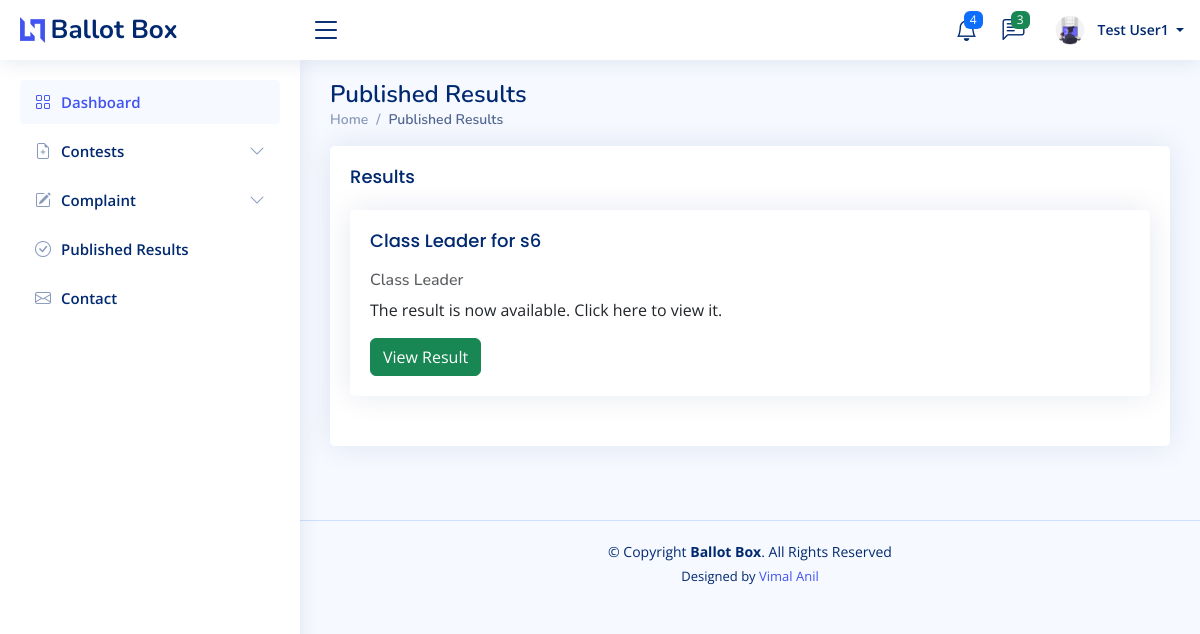
/user/publishedresult.php (signed in), run on the app's committed database.
### tables this page shows
CREATE TABLE `registration` (
  `full_name` varchar(50) NOT NULL,
  `email` varchar(50) NOT NULL,
  `phn` varchar(30) NOT NULL,
  `admno` int(20) NOT NULL,
  `course` varchar(10) NOT NULL,
  `sem` int(20) NOT NULL,
  `roll_no` int(50) NOT NULL,
  `img` varchar(100) NOT NULL DEFAULT 'default.png'
);

CREATE TABLE `contest` (
  `cid` int(30) NOT NULL,
  `cname` varchar(30) NOT NULL,
  `desig` varchar(50) NOT NULL,
  `date` varchar(20) NOT NULL,
  `stime` varchar(20) NOT NULL,
  `etime` varchar(30) NOT NULL,
  `ins` varchar(5000) NOT NULL,
  `status` int(30) NOT NULL DEFAULT 1,
  `pstatus` varchar(1) DEFAULT '0',
  `result_status` varchar(30) NOT NULL DEFAULT '0'
);

### connect.php (called while the page is built, shortened)
<?php
$dbname="onlinevoting";
$conn=mysqli_connect("localhost","root","",$dbname);
function select_data($sql)
{
  global $conn;
  $res = mysqli_query($conn, $sql);
  if ($res)
    return $res;
  else
    return False;
}
?>

### user/publishedresult.php (the view, shortened to what this page needs)
<?php
require('header.php');
$email = $_SESSION['email'];
?>
<main id="main" class="main">
  <div class="pagetitle">
    <h1>Published Results</h1>
    <nav>
      <ol class="breadcrumb">
        <li class="breadcrumb-item"><a href="index.html">Home</a></li>
        <li class="breadcrumb-item active">Published Results</li>
      </ol>
    </nav>
  </div>
  <section class="section dashboard">
    <div class="row">
      <section class="section">
        <div class="row">
          <div class="col-lg-12">
            <div class="card">
              <div class="card-body">
                <h5 class="card-title">
                  Results
                </h5>
                <?php
$sql1 = "SELECT * FROM `registration` WHERE email = '$email' ";
$data1 = select_data($sql1);
$row1 = mysqli_fetch_assoc($data1);
$admno = $row1['admno'];
$time = date("H");
$date = date("Y-m-d");
 $sql = "SELECT * FROM `contest` WHERE ((date='$date' and etime<$time) or date<'$date') AND cid IN (SELECT cid FROM electoralroll WHERE admno = '$admno') OR (cid IN (SELECT cid FROM electoralroll WHERE candidateid != 0 AND admno ='$admno'))";
$data = select_data($sql);
while ($row = mysqli_fetch_assoc($data)) {
   $result_status = $row['result_status'];
                        if ($result_status == 0) {
  ?>
          <div class="card">
            <div class="card-body">
              <h5 class="card-title"><?php echo $row['cname']; ?></h5>
              <h6 class="card-subtitle mb-2 text-muted"><?php echo $row['desig']; ?></h6>
              <p class="card-text">The result is still counting.please wait.</p>
              <button class="btn btn-primary" type="button" disabled>
                              <span class="spinner-border spinner-border-sm" role="status" aria-hidden="true"></span>
                              Processing...
                            </button>
            </div>
          </div>
          <?php  } else if ($result_status == 1) {  ?>
          <div class="card">
            <div class="card-body">
              <h5 class="card-title"><?php echo $row['cname']; ?></h5>
              <h6 class="card-subtitle mb-2 text-muted"><?php echo $row['desig']; ?></h6>
              <p class="card-text">The result is now available. Click here to view it.</p>
              <div class="btn-group">
                                <a href="viewresult.php?cid=<?php echo $row['cid']; ?>" class="btn btn-success btn-large">View
                                  Result</a>
                              </div>
            </div>
          </div>
          <?php  }
}
          ?>
              </div>
            </div>
          </div>
        </div>
      </section>
</main>

### user/header.php (shortened to what this page needs)
<?php
require ('../connect.php');
$email = $_SESSION['email'];
$sql = "SELECT * FROM `registration` WHERE email='$email'";
$data = select_data($sql);
$user = mysqli_fetch_assoc($data);
?>
<!DOCTYPE html>
<html lang="en">
<head>
  <link rel="stylesheet" href="https://stackpath.bootstrapcdn.com/bootstrap/4.5.2/css/bootstrap.min.css">
  <link href="assets/vendor/bootstrap/css/bootstrap.min.css" rel="stylesheet">
  <link href="assets/vendor/bootstrap-icons/bootstrap-icons.css" rel="stylesheet">
  <link href="assets/vendor/boxicons/css/boxicons.min.css" rel="stylesheet">
  <link href="assets/vendor/quill/quill.snow.css" rel="stylesheet">
  <link href="assets/vendor/quill/quill.bubble.css" rel="stylesheet">
  <link href="assets/vendor/remixicon/remixicon.css" rel="stylesheet">
  <link href="assets/vendor/simple-datatables/style.css" rel="stylesheet">
  <link href="assets/css/style.css" rel="stylesheet">
</head>
<body>
  <header id="header" class="header fixed-top d-flex align-items-center">
    <div class="d-flex align-items-center justify-content-between">
      <a href="index.html" class="logo d-flex align-items-center">
        <img src="assets/img/logo.png" alt="">
        <span class="d-none d-lg-block">Ballot Box</span>
      </a>
      <i class="bi bi-list toggle-sidebar-btn"></i>
    </div>
    <nav class="header-nav ms-auto">
      <ul class="d-flex align-items-center">
        <li class="nav-item dropdown">
          <a class="nav-link nav-icon" href="#" data-bs-toggle="dropdown">
            <i class="bi bi-bell"></i>
            <span class="badge bg-primary badge-number">4</span>
          </a>
        </li>
        <li class="nav-item dropdown">
          <a class="nav-link nav-icon" href="#" data-bs-toggle="dropdown">
            <i class="bi bi-chat-left-text"></i>
            <span class="badge bg-success badge-number">3</span>
          </a>
        </li>
        <li class="nav-item dropdown pe-3">
          <a class="nav-link nav-profile d-flex align-items-center pe-0" href="#" data-bs-toggle="dropdown">
            <img src="../uploads/profile/<?php echo $user['img'] ?>" alt="Profile" class="rounded-circle">
            <span class="d-none d-md-block dropdown-toggle ps-2">
              <?php echo $user['full_name']; ?>
            </span>
          </a>
        </li>
      </ul>
    </nav>
  </header>
  <aside id="sidebar" class="sidebar">
    <ul class="sidebar-nav" id="sidebar-nav">
      <li class="nav-item">
        <a class="nav-link " href="index.php">
          <i class="bi bi-grid"></i>
          <span>Dashboard</span>
        </a>
      </li>
      <li class="nav-item">
        <a class="nav-link collapsed" data-bs-target="#contestmanagment-nav" data-bs-toggle="collapse" href="#">
          <i class="bi bi-file-earmark-plus"></i><span> Contests</span><i class="bi bi-chevron-down ms-auto"></i>
        </a>
      </li>
      <li class="nav-item">
        <a class="nav-link collapsed" data-bs-target="#complaint-nav" data-bs-toggle="collapse" href="#">
          <i class="bi bi-pencil-square"></i><span> Complaint </span><i class="bi bi-chevron-down ms-auto"></i>
        </a>
      </li>
      <li class="nav-item">
        <a class="nav-link collapsed" href="publishedresult.php">
          <i class="bi bi-check-circle"></i>
          <span>Published Results </span>
        </a>
      </li>
      <li class="nav-item">
        <a class="nav-link collapsed" href="pages-contact.html">
          <i class="bi bi-envelope"></i>
          <span>Contact</span>
        </a>
      </li>
    </ul>
  </aside>

### user/assets/css/style.css (style rules this page uses)
:root { scroll-behavior: smooth; }
body { font-family: "Open Sans", sans-serif; background: #f6f9ff; color: #444444; }
a { color: #4154f1; text-decoration: none; }
h1, h2, h3, h4, h5, h6 { font-family: "Nunito", sans-serif; }
#main { margin-top: 60px; padding: 20px 30px; transition: all 0.3s; }
.pagetitle { margin-bottom: 10px; }
.pagetitle h1 { font-size: 24px; margin-bottom: 0; font-weight: 600; color: #012970; }
.card { margin-bottom: 30px; border: none; border-radius: 5px; box-shadow: 0px 0 30px rgba(1, 41, 112, 0.1); }
.card-title { padding: 20px 0 15px 0; font-size: 18px; font-weight: 500; color: #012970; font-family: "Poppins", sans-serif; }
.card-body { padding: 0 20px 20px 20px; }
.breadcrumb { font-size: 14px; font-family: "Nunito", sans-serif; color: #899bbd; font-weight: 600; }
.breadcrumb a { color: #899bbd; transition: 0.3s; }
.breadcrumb .breadcrumb-item::before { color: #899bbd; }
.breadcrumb .active { color: #51678f; font-weight: 600; }
.logo { line-height: 1; }
@media (min-width: 1200px) { .logo { width: 280px; } }
.logo img { max-height: 26px; margin-right: 6px; }
.logo span { font-size: 26px; font-weight: 700; color: #012970; font-family: "Nunito", sans-serif; }
.header { transition: all 0.5s; z-index: 997; height: 60px; box-shadow: 0px 2px 20px rgba(1, 41, 112, 0.1); background-color: #fff; padding-left: 20px; }
.header .toggle-sidebar-btn { font-size: 32px; padding-left: 10px; cursor: pointer; color: #012970; }
.header-nav ul { list-style: none; }
.header-nav>ul { margin: 0; padding: 0; }
.header-nav .nav-icon { font-size: 22px; color: #012970; margin-right: 25px; position: relative; }
.header-nav .nav-profile { color: #012970; }
.header-nav .nav-profile img { max-height: 36px; }
.header-nav .nav-profile span { font-size: 14px; font-weight: 600; }
.header-nav .badge-number { position: absolute; inset: -2px -5px auto auto; font-weight: normal; font-size: 12px; padding: 3px 6px; }
.sidebar { position: fixed; top: 60px; left: 0; bottom: 0; width: 300px; z-index: 996; transition: all 0.3s; padding: 20px; overflow-y: auto; scrollbar-width: thin; scrollbar-color: #aab7cf transparent; box-shadow: 0px 0px 20px rgba(1, 41, 112, 0.1); background-color: #fff; }
@media (min-width: 1200px) { #main, #footer { margin-left: 300px; } }
.sidebar-nav { padding: 0; margin: 0; list-style: none; }
.sidebar-nav li { padding: 0; margin: 0; list-style: none; }
.sidebar-nav .nav-item { margin-bottom: 5px; }
.sidebar-nav .nav-link { display: flex; align-items: center; font-size: 15px; font-weight: 600; color: #4154f1; transition: 0.3; background: #f6f9ff; padding: 10px 15px; border-radius: 4px; }
.sidebar-nav .nav-link i { font-size: 16px; margin-right: 10px; color: #4154f1; }
.sidebar-nav .nav-link.collapsed { color: #012970; background: #fff; }
.sidebar-nav .nav-link.collapsed i { color: #899bbd; }
.sidebar-nav .nav-link .bi-chevron-down { margin-right: 0; transition: transform 0.2s ease-in-out; }
.footer { padding: 20px 0; font-size: 14px; transition: all 0.3s; border-top: 1px solid #cddfff; }
.footer .copyright { text-align: center; color: #012970; }
.footer .credits { padding-top: 5px; text-align: center; font-size: 13px; color: #012970; }

### data on the page
registration: img (picture), full_name "Test User1"
contest: cname "Class Leader for s6", desig "Class Leader"
